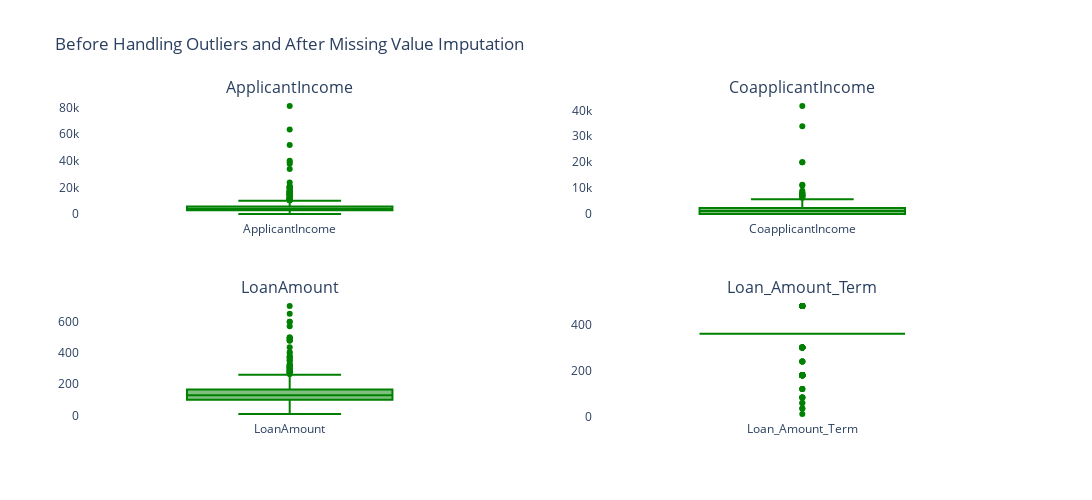

This figure's notebook cell:
### Code cell
import plotly.graph_objs as go
import plotly.subplots as sp
import plotly.express as px
import plotly.io as pio
import pandas as pd


# Define the number of rows and columns for the subplot grid
num_rows = 2
num_cols = 2

# Create a subplot grid with the specified number of rows and columns
fig = sp.make_subplots(rows=num_rows, cols=num_cols,subplot_titles=['ApplicantIncome', 'CoapplicantIncome', 'LoanAmount', 'Loan_Amount_Term'])

# Loop through each column in the dataframe and add a box plot to the subplot grid
for idx, col_name in enumerate(['ApplicantIncome', 'CoapplicantIncome', 'LoanAmount', 'Loan_Amount_Term']):
    row_num = (idx // num_cols) + 1
    col_num = (idx % num_cols) + 1
    fig.add_trace(px.box(df[col_name]).data[0], row=row_num, col=col_num,)

    # Set the title of the subplot grid
    fig.update_layout(height=500,width=1100, title='Before Handling Outliers and After Missing Value Imputation',
                      paper_bgcolor = "rgba(0,0,0,0)",
                      plot_bgcolor = "rgba(0,0,0,0)",                  
                     )
    fig.update_traces(marker_color='green')
# Show the plot

###############################
fig.update_yaxes(showline=False,showgrid=False)
fig.update_xaxes(showline=False,showgrid=False)
fig.show()
##########################################
#pio.write_html(fig,file = '../RawData_EDA_Report/6.html')

### Figure 1 — Plotly figure (JSON) as saved in the notebook; plotly's stock layout.template omitted (floating-point values rounded to 4 significant figures; data arrays with more than 128 entries replaced by an {"elided": "..."} marker saying what was removed)
{"data": [{"alignmentgroup": "True", "hovertemplate": "variable=%{x}<br>value=%{y}<extra></extra>", "legendgroup": "", "marker": {"color": "green"}, "name": "", "notched": false, "offsetgroup": "", "orientation": "v", "showlegend": false, "type": "box", "x": {"elided": "614 str values"}, "x0": " ", "xaxis": "x", "y": {"elided": "614 int values"}, "y0": " ", "yaxis": "y"}, {"alignmentgroup": "True", "hovertemplate": "variable=%{x}<br>value=%{y}<extra></extra>", "legendgroup": "", "marker": {"color": "green"}, "name": "", "notched": false, "offsetgroup": "", "orientation": "v", "showlegend": false, "type": "box", "x": {"elided": "614 str values"}, "x0": " ", "xaxis": "x2", "y": {"elided": "614 float values"}, "y0": " ", "yaxis": "y2"}, {"alignmentgroup": "True", "hovertemplate": "variable=%{x}<br>value=%{y}<extra></extra>", "legendgroup": "", "marker": {"color": "green"}, "name": "", "notched": false, "offsetgroup": "", "orientation": "v", "showlegend": false, "type": "box", "x": {"elided": "614 str values"}, "x0": " ", "xaxis": "x3", "y": {"elided": "614 float values"}, "y0": " ", "yaxis": "y3"}, {"alignmentgroup": "True", "hovertemplate": "variable=%{x}<br>value=%{y}<extra></extra>", "legendgroup": "", "marker": {"color": "green"}, "name": "", "notched": false, "offsetgroup": "", "orientation": "v", "showlegend": false, "type": "box", "x": {"elided": "614 str values"}, "x0": " ", "xaxis": "x4", "y": {"elided": "614 int values"}, "y0": " ", "yaxis": "y4"}], "layout": {"annotations": [{"font": {"size": 16}, "showarrow": false, "text": "ApplicantIncome", "x": 0.225, "xanchor": "center", "xref": "paper", "y": 1, "yanchor": "bottom", "yref": "paper"}, {"font": {"size": 16}, "showarrow": false, "text": "CoapplicantIncome", "x": 0.775, "xanchor": "center", "xref": "paper", "y": 1, "yanchor": "bottom", "yref": "paper"}, {"font": {"size": 16}, "showarrow": false, "text": "LoanAmount", "x": 0.225, "xanchor": "center", "xref": "paper", "y": 0.375, "yanchor": "bottom", "yref": "paper"}, {"font": {"size": 16}, "showarrow": false, "text": "Loan_Amount_Term", "x": 0.775, "xanchor": "center", "xref": "paper", "y": 0.375, "yanchor": "bottom", "yref": "paper"}], "height": 500, "paper_bgcolor": "rgba(0,0,0,0)", "plot_bgcolor": "rgba(0,0,0,0)", "title": {"text": "Before Handling Outliers and After Missing Value Imputation"}, "width": 1100, "xaxis": {"anchor": "y", "domain": [0, 0.45], "showgrid": false, "showline": false}, "xaxis2": {"anchor": "y2", "domain": [0.55, 1], "showgrid": false, "showline": false}, "xaxis3": {"anchor": "y3", "domain": [0, 0.45], "showgrid": false, "showline": false}, "xaxis4": {"anchor": "y4", "domain": [0.55, 1], "showgrid": false, "showline": false}, "yaxis": {"anchor": "x", "domain": [0.625, 1], "showgrid": false, "showline": false}, "yaxis2": {"anchor": "x2", "domain": [0.625, 1], "showgrid": false, "showline": false}, "yaxis3": {"anchor": "x3", "domain": [0, 0.375], "showgrid": false, "showline": false}, "yaxis4": {"anchor": "x4", "domain": [0, 0.375], "showgrid": false, "showline": false}}}
